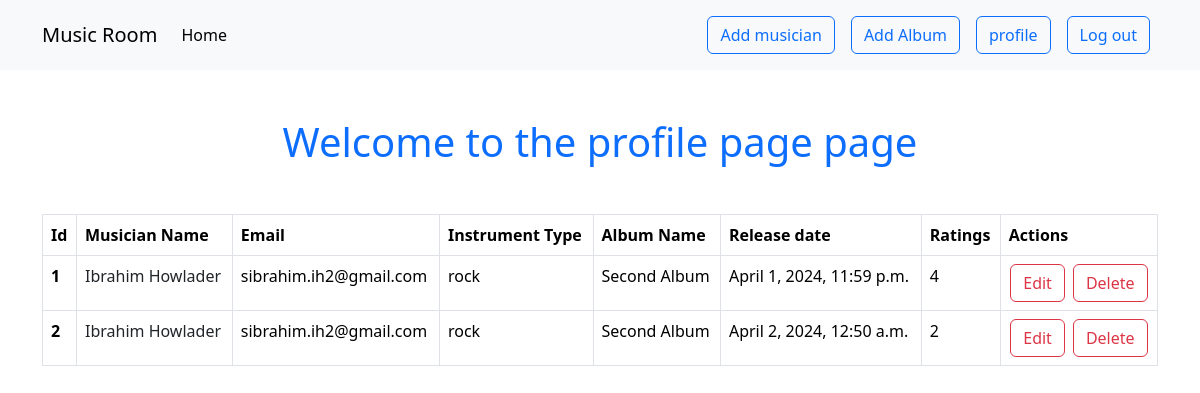
Screenshot of /musician/profile/ (signed in) with the database file from the repository.
### album/models.py (models this page shows, shortened)
class addAlbumModel(models.Model):
    AlbumName = models.CharField(max_length=100)
    release_date=models.DateTimeField(auto_now_add=True)
    rating_choices=(
    ("1", "1"),
    ("2", "2"),
    ("3", "3"),
    ("4", "4"),
    ("5", "5"),
)
    ratings=models.CharField(choices=rating_choices, max_length=1)
    musician=models.ForeignKey(musicianModel,on_delete=models.CASCADE)

### musician/models.py (models this page shows, shortened)
class musicianModel(models.Model):
    first_name=models.CharField(max_length=50)
    last_name=models.CharField(max_length=50)
    email=models.EmailField()
    phone=models.IntegerField()
    instrument_type=models.CharField(max_length=50)

### musician/views.py (the view)
# urls.py: path("profile/", views.profileView.as_view(), name="profile"),
@method_decorator(login_required, name='dispatch')
class profileView(ListView):
    template_name="profile.html"
    model=addAlbumModel
    context_object_name='data'

### musician/templates/profile.html
{% extends 'base.html' %} {% block content %}
<h1 class="text-center text-primary mt-5 mb-5">
  Welcome to the profile page page
</h1>
<div class="table-responsive">
  <table class="table table-bordered">
    <thead>
      <tr>
        <th scope="col">Id</th>
        <th scope="col">Musician Name</th>
        <th scope="col">Email</th>
        <th scope="col">Instrument Type</th>
        <th scope="col">Album Name</th>
        <th scope="col">Release date</th>
        <th scope="col">Ratings</th>
        <th scope="col">Actions</th>
      </tr>
    </thead>
    <tbody>
      {% for item in data %}
      <tr>
        <th scope="row">{{ forloop.counter }}</th>
        <td>
          <a
            href="{% url 'edit_musician' item.musician.id %}"
            class="text-decoration-none text-dark"
            >{{ item.musician.first_name }} {{ item.musician.last_name }}</a
          >
        </td>
        <td>{{ item.musician.email }}</td>
        <td>{{ item.musician.instrument_type }}</td>
        <td>{{ item.AlbumName }}</td>
        <td>{{ item.release_date }}</td>
        <td>{{ item.ratings }}</td>
        <td>
          <div class="d-flex justify-content-center align-items-center gap-2">
            <div>
              <a href="{% url 'edit_album' item.id %}">
                <button class="btn btn-outline-danger">Edit</button></a
              >
            </div>
            <div>
              <a href="{% url 'delete_album' item.id %}"
                ><button class="btn btn-outline-danger">Delete</button></a
              >
            </div>
          </div>
        </td>
      </tr>
      {% endfor %}
    </tbody>
  </table>
</div>
{% endblock %}

### rows the page displays
addAlbumModel: musician.first_name "Ibrahim", musician.last_name "Howlader", musician.email "sibrahim.ih2@gmail.com", musician.instrument_type "rock", AlbumName "Second Album", release_date "April 1, 2024, 11:59 p.m.", ratings "4"
addAlbumModel: musician.first_name "Ibrahim", musician.last_name "Howlader", musician.email "sibrahim.ih2@gmail.com", musician.instrument_type "rock", AlbumName "Second Album", release_date "April 2, 2024, 12:50 a.m.", ratings "2"
